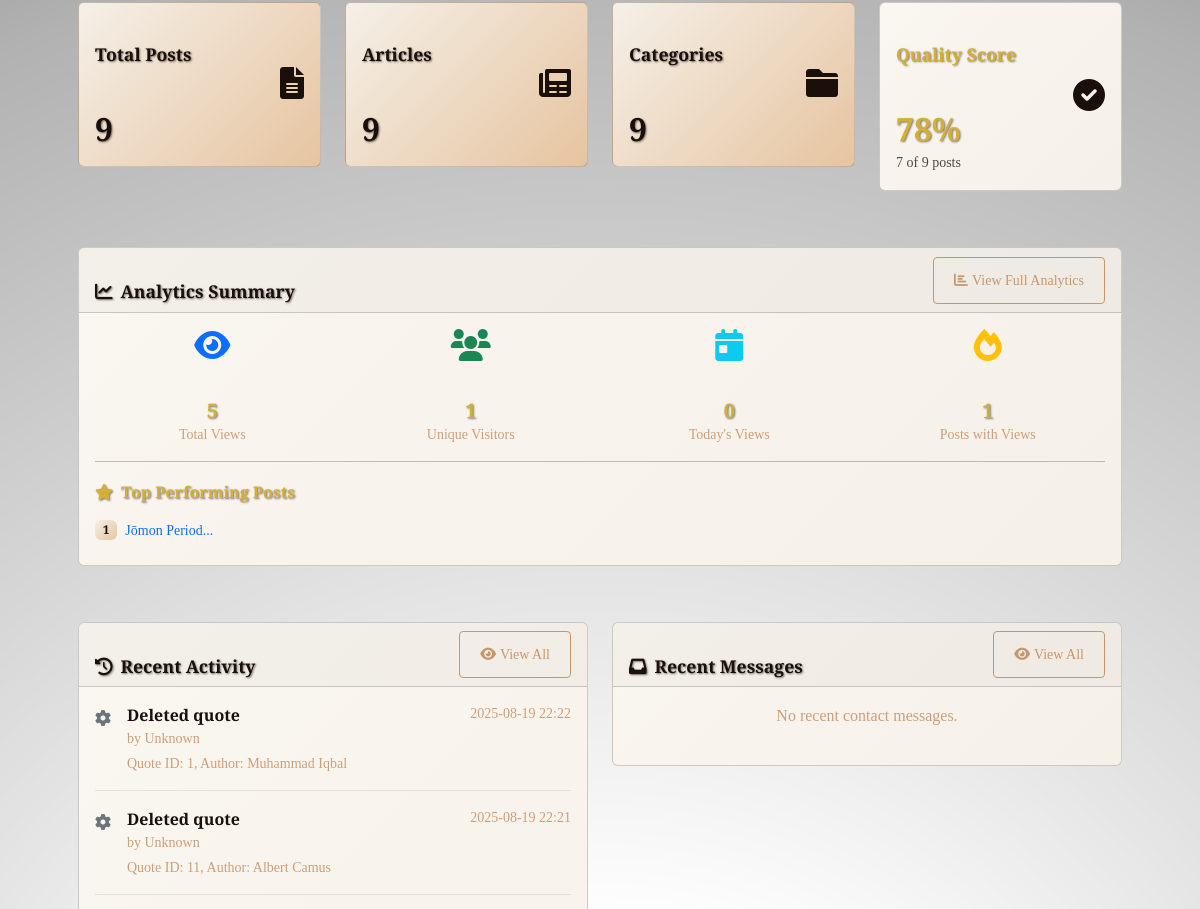
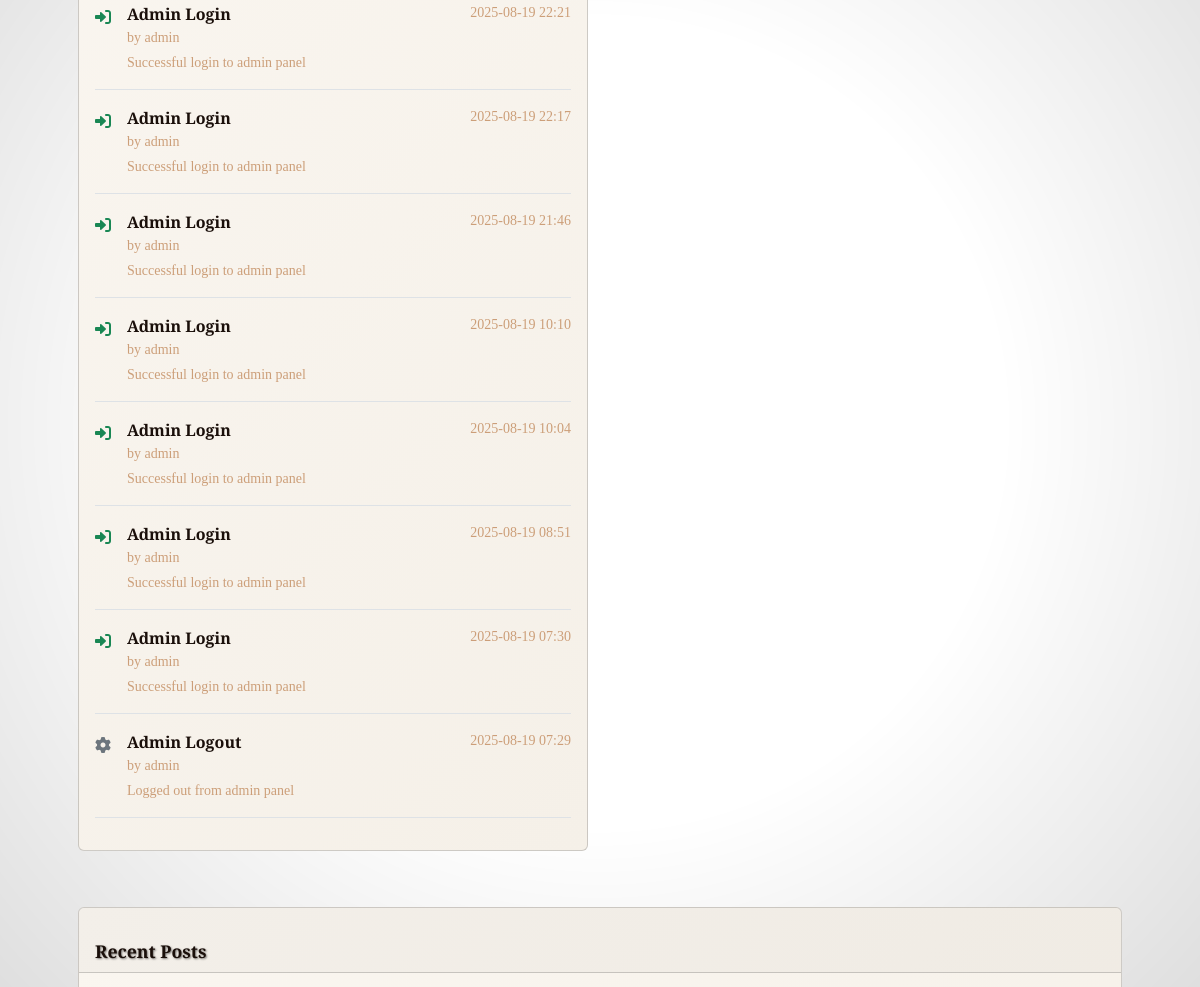
The page /admin (signed in, middle part) on the database as committed earlier (2 pictures, top to bottom).
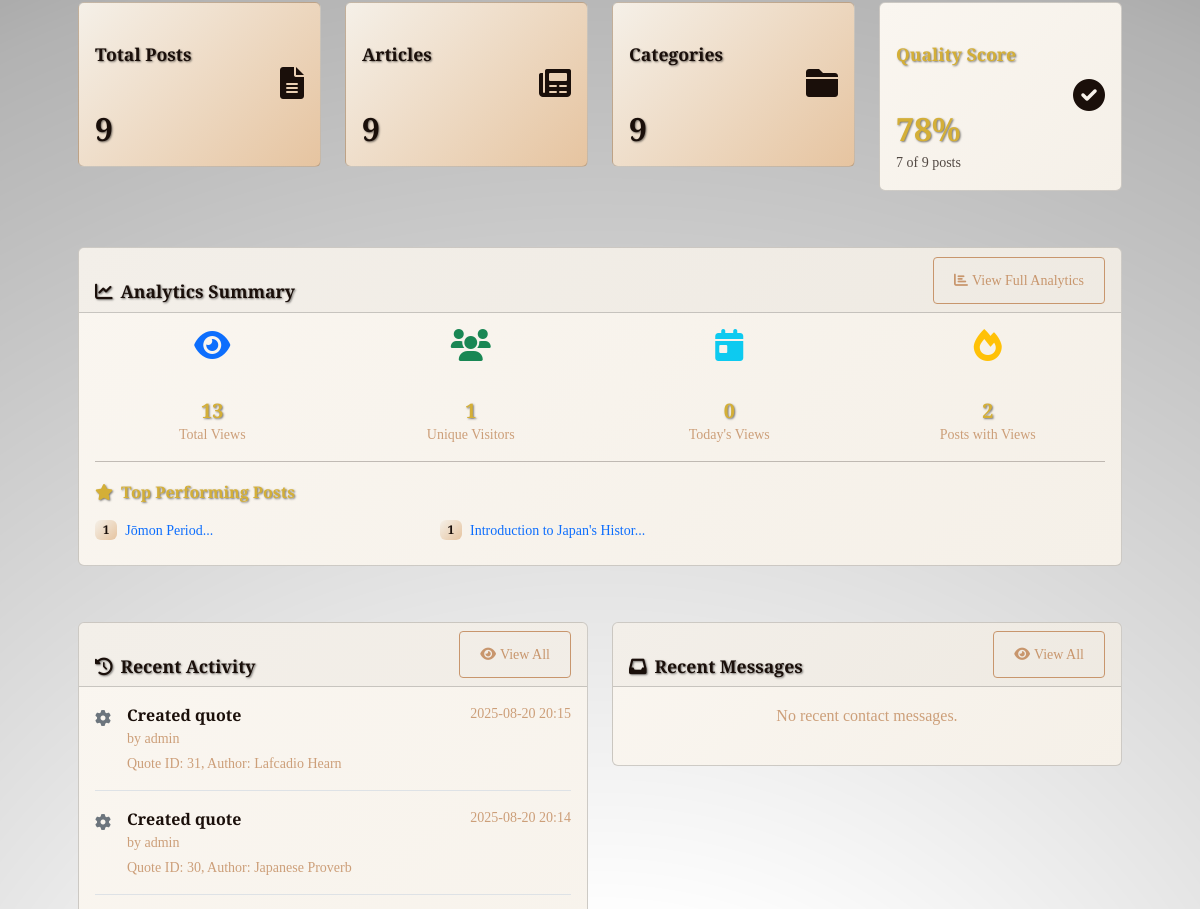
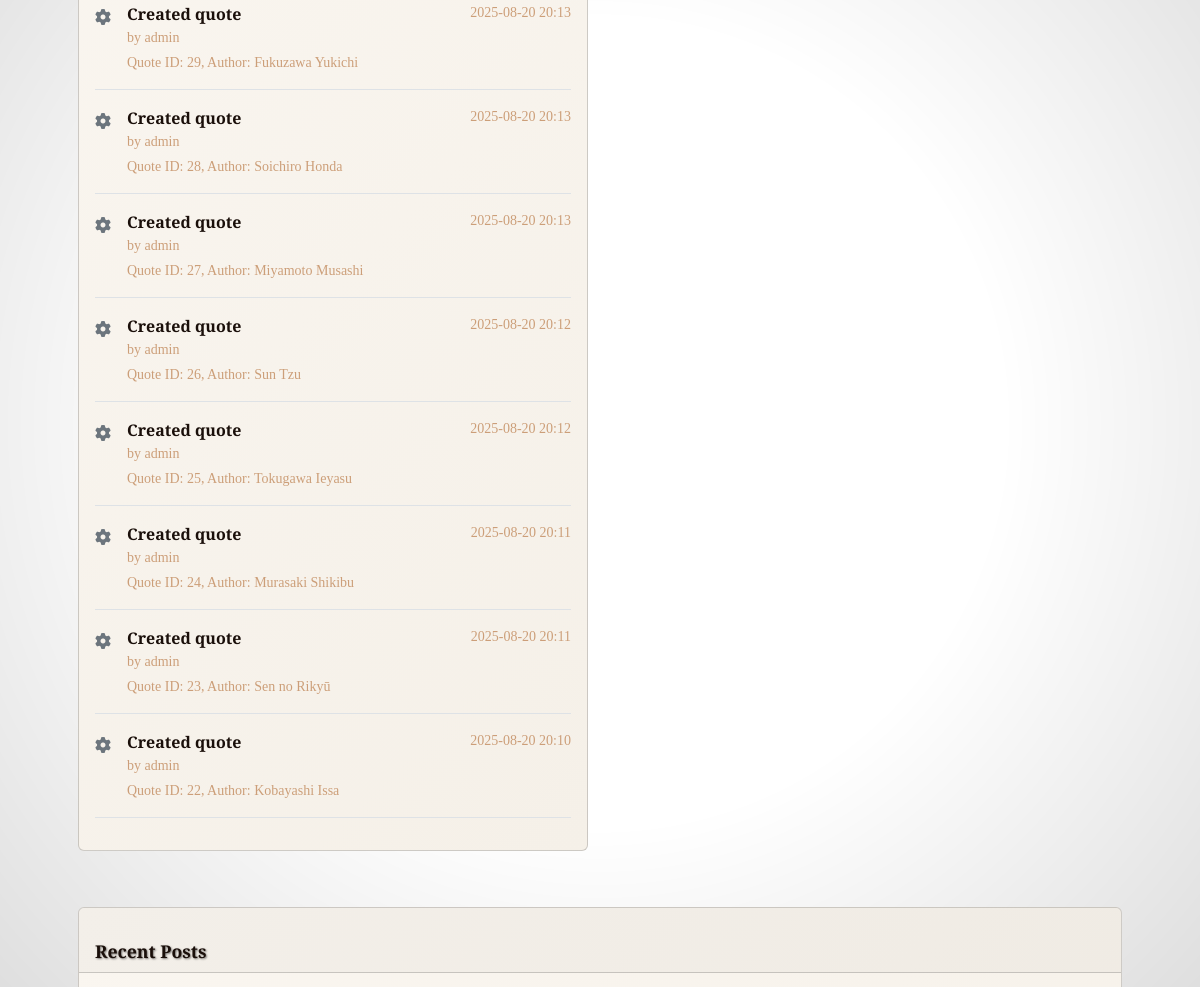
The same page on the database as committed later (2 pictures, top to bottom).
### tables this page shows
CREATE TABLE post_analytics (
                id INTEGER PRIMARY KEY AUTOINCREMENT,
                post_id INTEGER NOT NULL,
                views_count INTEGER DEFAULT 0,
                unique_views INTEGER DEFAULT 0,
                last_viewed TIMESTAMP,
                created_at TIMESTAMP DEFAULT CURRENT_TIMESTAMP,
                updated_at TIMESTAMP DEFAULT CURRENT_TIMESTAMP,
                FOREIGN KEY (post_id) REFERENCES posts (id) ON DELETE CASCADE,
                UNIQUE(post_id)
            );

CREATE TABLE posts (
            id INTEGER PRIMARY KEY AUTOINCREMENT,
            title TEXT NOT NULL,
            content TEXT NOT NULL,
            excerpt TEXT,
            image_filename TEXT,
            post_type TEXT NOT NULL DEFAULT 'article',
            created_at TIMESTAMP DEFAULT CURRENT_TIMESTAMP,
            updated_at TIMESTAMP DEFAULT CURRENT_TIMESTAMP
        , featured BOOLEAN DEFAULT 0, slug TEXT, image_position_x TEXT DEFAULT "center", image_position_y TEXT DEFAULT "center", category_id INTEGER REFERENCES categories(id) ON DELETE SET NULL, status TEXT DEFAULT "published", publish_date TIMESTAMP, template_id INTEGER, meta_description TEXT, meta_keywords TEXT, canonical_url TEXT);

CREATE TABLE activity_log (
                    id INTEGER PRIMARY KEY AUTOINCREMENT,
                    admin_username TEXT NOT NULL,
                    action TEXT NOT NULL,
                    details TEXT,
                    ip_address TEXT,
                    timestamp TIMESTAMP DEFAULT CURRENT_TIMESTAMP
                );

### routes/admin.py (the view)
@admin.route('/admin')
@admin_required
def admin_dashboard():
    posts = PostModel.get_articles_paginated(page=1, per_page=20)  # Get recent posts with category info
    stats = AdminModel.get_post_statistics()
    categories = CategoryModel.get_all_categories()
    recent_activities = ActivityLogModel.get_recent_activities(limit=10)
    recent_contact_messages = ContactModel.get_recent_messages(limit=5)
    all_posts = PostModel.get_articles_paginated(page=1, per_page=1000)  # Get all posts for quality analysis
    quality_stats = {
        'no_image': 0,
        'short_description': 0,
        'short_content': 0,
        'good': 0,
        'total': len(all_posts)
    }
    for post in all_posts:
        has_warnings = False
        if not post['image_filename']:
            quality_stats['no_image'] += 1
            has_warnings = True
        if not post['excerpt'] or len(post['excerpt']) < 50:
            quality_stats['short_description'] += 1
            has_warnings = True
        import re
        clean_content = re.sub('<[^<]+?>', '', post['content'] or '')
        if len(clean_content) < 200:
            quality_stats['short_content'] += 1
            has_warnings = True
        if not has_warnings:
            quality_stats['good'] += 1
    analytics_summary = AnalyticsModel.get_analytics_summary()
    popular_posts = AnalyticsModel.get_popular_posts(limit=5)
    return render_template('admin/dashboard.html',
                         posts=posts,
                         stats=stats,
                         categories=categories,
                         recent_activities=recent_activities,
                         recent_contact_messages=recent_contact_messages,
                         quality_stats=quality_stats,
                         analytics_summary=analytics_summary,
                         popular_posts=popular_posts)

### models.py (called while the page is built)
def get_db():
    db = getattr(g, '_database', None)
    if db is None:
        db = g._database = sqlite3.connect(current_app.config['DATABASE'])
        db.row_factory = sqlite3.Row
    return db

    @staticmethod
    def get_all_posts(limit=None):
        db = get_db()
        query = 'SELECT * FROM posts ORDER BY created_at DESC'
        if limit:
            query += f' LIMIT {limit}'
        return db.execute(query).fetchall()

    @staticmethod
    def get_introduction_post():
        db = get_db()
        return db.execute('''
            SELECT p.* FROM posts p
            JOIN categories c ON p.category_id = c.id
            WHERE c.slug = 'introduction'
            LIMIT 1
        ''').fetchone()

    @staticmethod
    def get_all_categories():
        db = get_db()
        return db.execute('''
            SELECT c.*, COUNT(p.id) as post_count
            FROM categories c
            LEFT JOIN posts p ON c.id = p.category_id
            GROUP BY c.id
            ORDER BY c.name
        ''').fetchall()

### routes/search.py (called while the page is built)
@search.app_context_processor
def inject_search_form():
    return {'search_form': SearchForm(), 'is_admin_logged_in': is_admin_logged_in()}

### templates/admin/dashboard.html (shortened to what the changed rows need)
{% extends "base.html" %}
{% block content %}
<div class="row mb-4">
    <div class="col-md-3">
        <div class="card bg-primary text-white">
            <div class="card-body">
                <div class="d-flex align-items-center">
                    <div class="flex-grow-1">
                        <h2 class="mb-0">{{ stats.total_posts }}</h2>
                    </div>
                </div>
            </div>
        </div>
    </div>
    <div class="col-md-3">
        <div class="card bg-info text-white">
            <div class="card-body">
                <div class="d-flex align-items-center">
                    <div class="flex-grow-1">
                        <h2 class="mb-0">{{ stats.total_articles }}</h2>
                    </div>
                </div>
            </div>
        </div>
    </div>
    <div class="col-md-3">
        <div class="card bg-success text-white">
            <div class="card-body">
                <div class="d-flex align-items-center">
                    <div class="flex-grow-1">
                        <h2 class="mb-0">{{ categories|length }}</h2>
                    </div>
                </div>
            </div>
        </div>
    </div>
    <div class="col-md-3">
        <div class="card {% if quality_stats.total > 0 and (quality_stats.good / quality_stats.total) >= 0.8 %}bg-success{% elif quality_stats.total > 0 and (quality_stats.good / quality_stats.total) >= 0.5 %}bg-warning{% else %}bg-danger{% endif %} text-white">
            <div class="card-body">
                <div class="d-flex align-items-center">
                    <div class="flex-grow-1">
                        <h2 class="mb-0">
                            {% if quality_stats.total > 0 %}
                                {{ ((quality_stats.good / quality_stats.total) * 100)|round(0)|int }}%
                            {% else %}
                                0%
                            {% endif %}
                        </h2>
                    </div>
                </div>
            </div>
        </div>
    </div>
</div>
{% if analytics_summary %}
<div class="row mb-4">
    <div class="col-12">
        <div class="card">
            <div class="card-header d-flex justify-content-between align-items-center">
                <h5 class="mb-0"><i class="fas fa-chart-line me-2"></i>Analytics Summary</h5>
                <a href="{{ url_for('admin.admin_analytics') }}" class="btn btn-outline-primary btn-sm">
                    <i class="fas fa-chart-bar me-1"></i>View Full Analytics
                </a>
            </div>
            <div class="card-body">
                <div class="row">
                    <div class="col-md-3 text-center">
                        <div class="d-flex flex-column">
                            <i class="fas fa-eye text-primary fa-2x mb-2"></i>
                            <h4 class="mb-0">{{ analytics_summary.total_views }}</h4>
                            <small class="text-muted">Total Views</small>
                        </div>
                    </div>
                    <div class="col-md-3 text-center">
                        <div class="d-flex flex-column">
                            <i class="fas fa-users text-success fa-2x mb-2"></i>
                            <h4 class="mb-0">{{ analytics_summary.unique_visitors }}</h4>
                            <small class="text-muted">Unique Visitors</small>
                        </div>
                    </div>
                    <div class="col-md-3 text-center">
                        <div class="d-flex flex-column">
                            <i class="fas fa-calendar-day text-info fa-2x mb-2"></i>
                            <h4 class="mb-0">{{ analytics_summary.today_views }}</h4>
                            <small class="text-muted">Today's Views</small>
                        </div>
                    </div>
                    <div class="col-md-3 text-center">
                        <div class="d-flex flex-column">
                            <i class="fas fa-fire text-warning fa-2x mb-2"></i>
                            <h4 class="mb-0">{{ analytics_summary.posts_with_views }}</h4>
                            <small class="text-muted">Posts with Views</small>
                        </div>
                    </div>
                </div>
                {% if popular_posts %}
                <hr>
                <h6 class="mb-3"><i class="fas fa-star me-2"></i>Top Performing Posts</h6>
                <div class="row">
                    {% for post in popular_posts[:3] %}
                    <div class="col-md-4">
                        <div class="d-flex align-items-center mb-2">
                            <span class="badge bg-primary me-2">{{ post.views_count }}</span>
                            <small>
                                <a href="{{ url_for('posts.view_post_by_slug', slug=post.slug) if post.slug else url_for('posts.view_post', post_id=post.id) }}"
                                   target="_blank" class="text-decoration-none">
                                    {{ post.title[:30] }}...
                                </a>
                            </small>
                        </div>
                    </div>
                    {% endfor %}
                </div>
                {% endif %}
            </div>
        </div>
    </div>
</div>
{% endif %}
<div class="row mb-4">
    <div class="col-lg-6">
        <div class="card">
            <div class="card-body">
                {% if recent_activities %}
                    <div class="activity-timeline">
                        {% for activity in recent_activities %}
                        <div class="activity-item border-bottom pb-3 mb-3">
                            <div class="d-flex align-items-start">
                                <div class="activity-icon me-3 mt-1">
                                    {% if 'Contact Message' in activity.action %}
                                        <i class="fas fa-envelope text-info"></i>
                                    {% elif 'Login' in activity.action %}
                                        <i class="fas fa-sign-in-alt text-success"></i>
                                    {% elif 'Email' in activity.action %}
                                        <i class="fas fa-mail-bulk text-primary"></i>
                                    {% elif 'Post' in activity.action %}
                                        <i class="fas fa-file-alt text-warning"></i>
                                    {% else %}
                                        <i class="fas fa-cog text-secondary"></i>
                                    {% endif %}
                                </div>
                                <div class="activity-content flex-grow-1">
                                    <div class="d-flex justify-content-between align-items-start">
                                        <div>
                                            <strong class="activity-action">{{ activity.action }}</strong>
                                            <div class="activity-user text-muted small">
                                                by {{ activity.admin_username }}
                                            </div>
                                        </div>
                                        <small class="text-muted">
                                            {{ activity.timestamp[:16] }}
                                        </small>
                                    </div>
                                    {% if activity.details %}
                                    <div class="activity-details text-muted small mt-1">
                                        {{ activity.details[:100] }}{% if activity.details|length > 100 %}...{% endif %}
                                    </div>
                                    {% endif %}
                                </div>
                            </div>
                        </div>
                        {% endfor %}
                    </div>
                {% else %}
                    <p class="text-muted text-center">No recent activity found.</p>
                {% endif %}
            </div>
        </div>
    </div>
</div>
{% endblock %}

Rows that differ between the two databases and show on the page:
no longer on this page (row unchanged): activity_log: action "Deleted quote", admin_username "Unknown", timestamp "2025-08-19 22:22", details "Quote ID: 1, Author: Muhammad Iqbal"
no longer on this page (row unchanged): activity_log: action "Deleted quote", admin_username "Unknown", timestamp "2025-08-19 22:21", details "Quote ID: 11, Author: Albert Camus"
no longer on this page (row unchanged): activity_log: action "Admin Login", admin_username "admin", timestamp "2025-08-19 22:21", details "Successful login to admin panel"
no longer on this page (row unchanged): activity_log: action "Admin Login", admin_username "admin", timestamp "2025-08-19 22:17", details "Successful login to admin panel"
no longer on this page (row unchanged): activity_log: action "Admin Login", admin_username "admin", timestamp "2025-08-19 21:46", details "Successful login to admin panel"
no longer on this page (row unchanged): activity_log: action "Admin Login", admin_username "admin", timestamp "2025-08-19 10:10", details "Successful login to admin panel"
no longer on this page (row unchanged): activity_log: action "Admin Login", admin_username "admin", timestamp "2025-08-19 10:04", details "Successful login to admin panel"
no longer on this page (row unchanged): activity_log: action "Admin Login", admin_username "admin", timestamp "2025-08-19 08:51", details "Successful login to admin panel"
no longer on this page (row unchanged): activity_log: action "Admin Login", admin_username "admin", timestamp "2025-08-19 07:30", details "Successful login to admin panel"
no longer on this page (row unchanged): activity_log: action "Admin Logout", admin_username "admin", timestamp "2025-08-19 07:29", details "Logged out from admin panel"
added post_analytics: views_count "1", title "Introduction to Japan's Histor"
added activity_log: action "Created quote", admin_username "admin", timestamp "2025-08-20 20:15", details "Quote ID: 31, Author: Lafcadio Hearn"
added activity_log: action "Created quote", admin_username "admin", timestamp "2025-08-20 20:14", details "Quote ID: 30, Author: Japanese Proverb"
added activity_log: action "Created quote", admin_username "admin", timestamp "2025-08-20 20:13", details "Quote ID: 29, Author: Fukuzawa Yukichi"
added activity_log: action "Created quote", admin_username "admin", timestamp "2025-08-20 20:13", details "Quote ID: 28, Author: Soichiro Honda"
added activity_log: action "Created quote", admin_username "admin", timestamp "2025-08-20 20:13", details "Quote ID: 27, Author: Miyamoto Musashi"
added activity_log: action "Created quote", admin_username "admin", timestamp "2025-08-20 20:12", details "Quote ID: 26, Author: Sun Tzu"
added activity_log: action "Created quote", admin_username "admin", timestamp "2025-08-20 20:12", details "Quote ID: 25, Author: Tokugawa Ieyasu"
added activity_log: action "Created quote", admin_username "admin", timestamp "2025-08-20 20:11", details "Quote ID: 24, Author: Murasaki Shikibu"
added activity_log: action "Created quote", admin_username "admin", timestamp "2025-08-20 20:11", details "Quote ID: 23, Author: Sen no Rikyū"
added activity_log: action "Created quote", admin_username "admin", timestamp "2025-08-20 20:10", details "Quote ID: 22, Author: Kobayashi Issa"
Other text that changed with them:
{{ analytics_summary.total_views }}: "5" → "13"
{{ analytics_summary.posts_with_views }}: "1" → "2"
